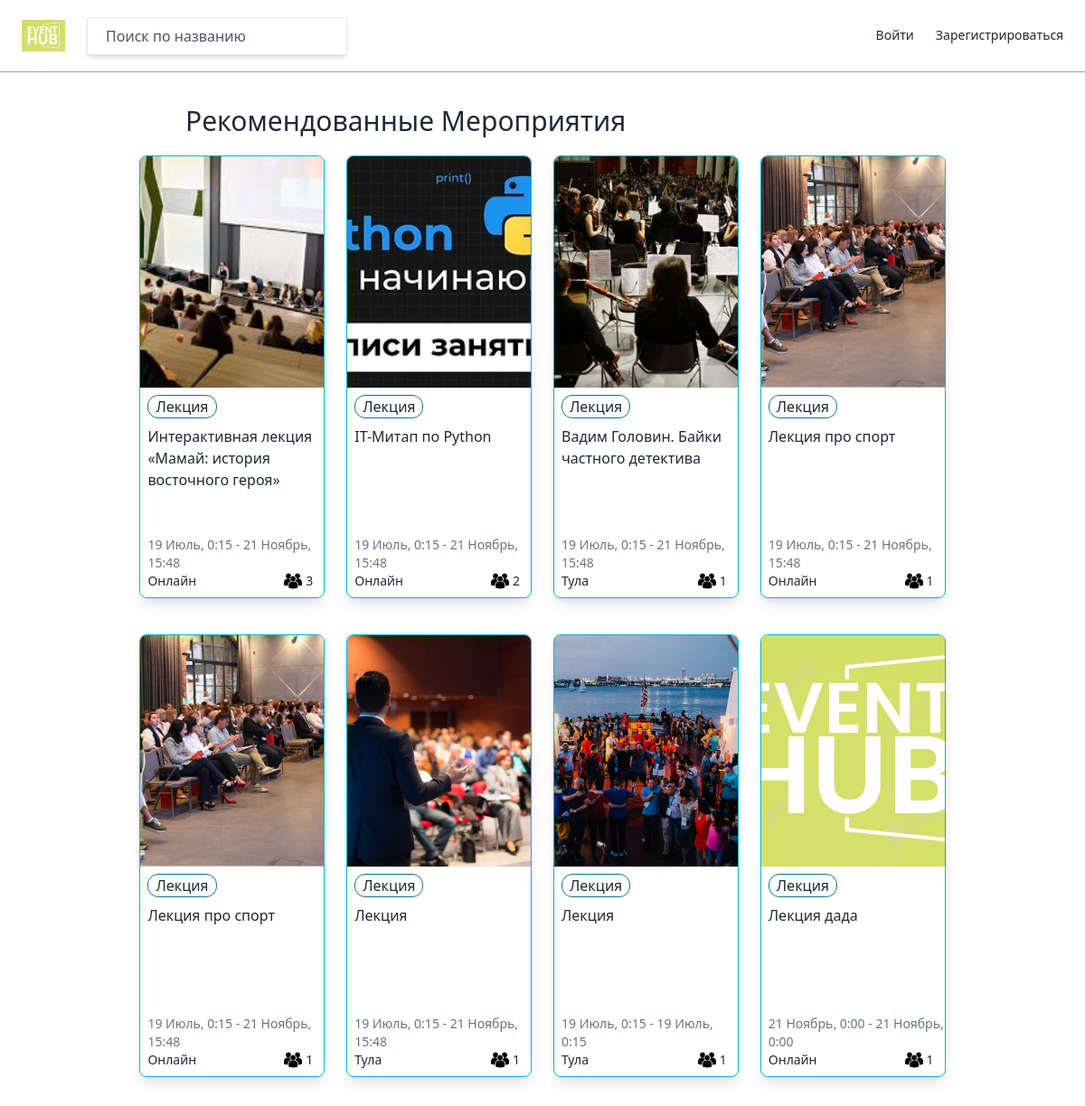
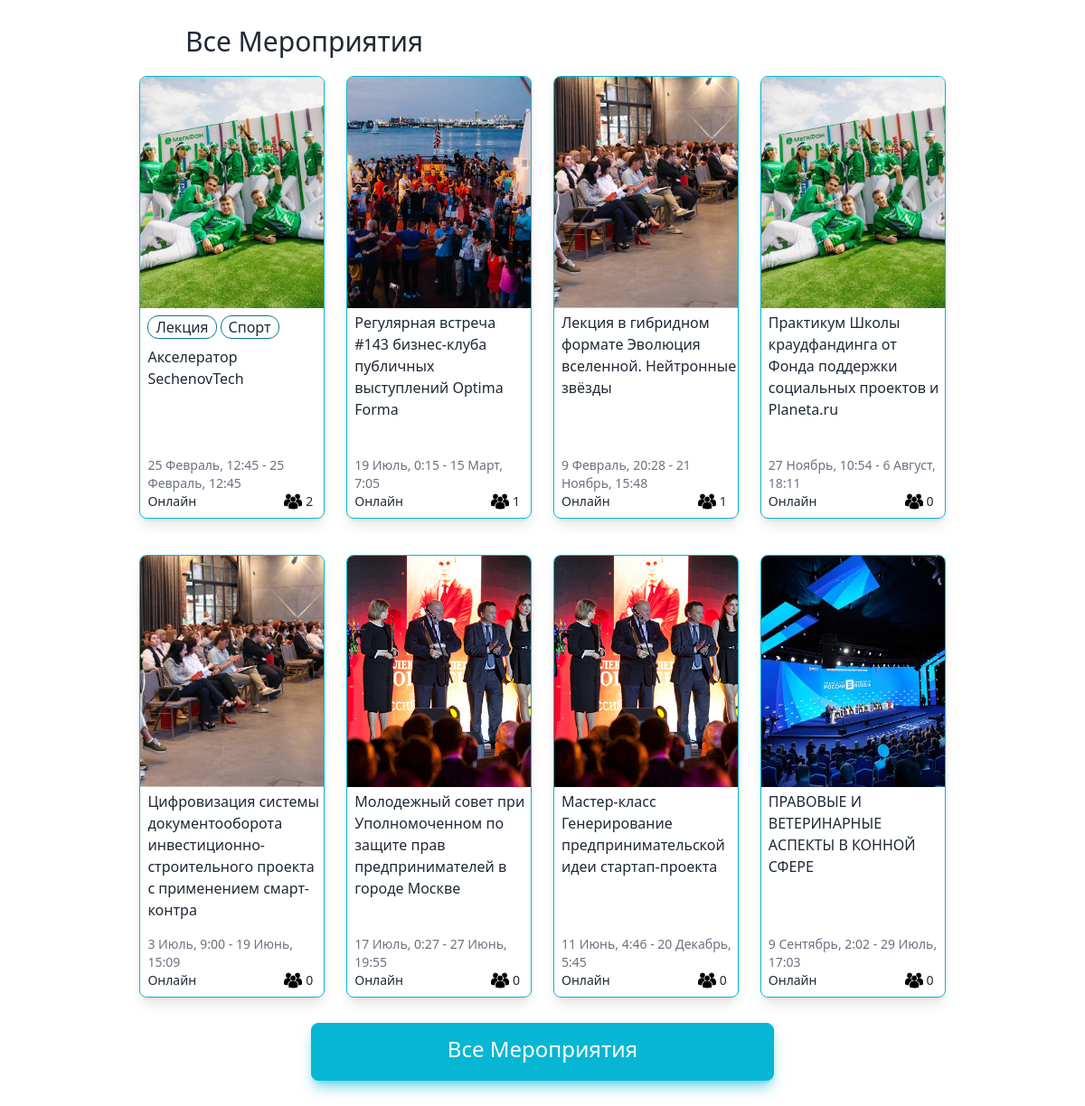
The page / on the database its author committed (2 pictures, top to bottom).
### events/models.py (models this page shows, shortened)
class Event(core_models.TimeStampedModel):
    class Meta:
        verbose_name = 'Мероприятие'
        verbose_name_plural = 'Мероприятия'
    title = models.CharField(max_length=100, verbose_name="название")
    description = models.TextField(blank=True, null=True, verbose_name="описание")
    online = models.BooleanField(default=True, verbose_name="онлайн")
    city = models.CharField(max_length=60, null=True, verbose_name="город")
    street = models.CharField(blank=True, null=True, max_length=100, verbose_name="улица")
    time_start = models.DateTimeField(verbose_name="время начала")
    time_end = models.DateTimeField(blank=True, null=True, verbose_name="время конца")
    tags = models.ManyToManyField("Tag", related_name="events", blank=True, verbose_name="теги")
    participants = models.ManyToManyField(
        User, related_name="events", blank=True, verbose_name="участники")
    preview = models.ImageField(upload_to="event_photo", blank=True, null=True, verbose_name="превью")
    host = models.ForeignKey(User, on_delete=models.CASCADE, null=True, verbose_name="организатор")

class Tag(core_models.TimeStampedModel):
    class Meta:
        verbose_name = 'Тег'
        verbose_name_plural = 'Теги'
    title = models.CharField(max_length=30, verbose_name="название")

### core/views.py (the view)
# urls.py: path('', views.BaseView.as_view(), name="home"),
class BaseView(View):
    def get(self, request: Request):
        avatar = None
        try:
            user = user_models.User.objects.get(id=request.user.pk)
            avatar = user.avatar.url
        except Exception as e:
            pass
        rec = svd.SvdRec(request.user.pk)
        events_main = event_models.Event.objects.all()[:8]
        context = {
            "user_avatar": avatar,
            "events": events_main,
            "users_count": user_models.User.objects.count(),
            "events_count": event_models.Event.objects.count(),
            "rating_events": rec.get_recommendation_qs(),
        }
        return render(request, "main.html", context=context)

### templates/main.html (shortened to what this page needs)
{% extends 'base.html' %}
{% load static %}
{% block content %}
    <div class="container mx-auto pb-10">
        <div style="margin-left: 117px">
            <p class="text-3xl py-5">Рекомендованные Мероприятия</p>
        </div>
        <div class="flex flex-wrap justify-center">
            {% for rec_event in rating_events %}
                {% include 'mixins/event/event_card.html' with event=rec_event %}
            {% endfor %}
        </div>
        <div style="margin-left: 117px">
            <p class="text-3xl py-5">Все Мероприятия</p>
        </div>
        <div>
            <div class="flex flex-wrap justify-center">
                {% for event in events %}
                    {% include 'mixins/event/event_card.html' with event=event %}
                {% endfor %}
            </div>
        </div>
        <a href="{% url 'events:list' %}" class="">
            <div class="text-center -mt-3 border border-cyan-500 rounded-lg w-1/2 h-16 mx-auto bg-cyan-500 shadow-lg shadow-cyan-500/50 ">
                <p class="text-2xl mt-3 text-white">Все Мероприятия</p>
            </div>
        </a>
    </div>
{% endblock %}

### templates/mixins/event/event_card.html
{% load static %}
<div style="height: 490px" class="w-1/5 overflow-hidden mb-10 mx-3 rounded-lg border border-cyan-500 shadow-lg">
    <div>
        <a href="{% url 'events:detail' event.pk %}">
            {% if event.preview %}
            <div class="w-full h-64 bg-center bg-cover" style="background-image: url({{ event.preview.url }})"></div>
            {% endif %}
        </a>
    </div>
    <div style="height: 14rem" class="ml-2 mb-2 flex flex-col">
        <div class="flex flex-wrap">
            {% for tag in event.tags.all %}
            <div class="border border-cyan-700 rounded-xl mt-2 mb-1 px-2 mr-1">
                {{tag.title}}
            </div>
            {% endfor %}
        </div>
        <div>
        <h4 class="block mt-1">
            {{ event.title }}
        </h4>
        </div>
        <div style="" class="mt-auto text-sm">
            <div class="text-gray-500">
                {{event.time_start|date:"j F, G:i"}} - {{event.time_end|date:"j F, G:i"}}
            </div>
            <div class="flex flex-row">
                {% if event.online %}
                    Онлайн
                {% else %}
                    <span>
                        {{event.city}}
                    </span>
                {% endif %}
                <img class="w-5 h-5 ml-auto" src="{% static 'ppl.png' %}" alt=""/>
                <span class="ml-1 mr-3">
                    {{ event.participants.count }}
                </span>
            </div>
        </div>
    </div>
</div>

### rows shown on the page
Event: preview (picture), title "Интерактивная лекция «Мамай: история восточного героя»", time_start "19 Июль, 0:15", time_end "21 Ноябрь, 15:48", online "Онлайн", participants.count "3"
Tag: title "Лекция"
Event: preview (picture), title "IT-Митап по Python", time_start "19 Июль, 0:15", time_end "21 Ноябрь, 15:48", online "Онлайн", participants.count "2"
Event: preview (picture), title "Вадим Головин. Байки частного детектива", time_start "19 Июль, 0:15", time_end "21 Ноябрь, 15:48", city "Тула", participants.count "1"
Event: preview (picture), title "Лекция про спорт", time_start "19 Июль, 0:15", time_end "21 Ноябрь, 15:48", online "Онлайн", participants.count "1"
Event: preview (picture), title "Лекция про спорт", time_start "19 Июль, 0:15", time_end "21 Ноябрь, 15:48", online "Онлайн", participants.count "1"
Event: preview (picture), title "Лекция", time_start "19 Июль, 0:15", time_end "21 Ноябрь, 15:48", city "Тула", participants.count "1"
Event: preview (picture), title "Лекция", time_start "19 Июль, 0:15", time_end "19 Июль, 0:15", city "Тула", participants.count "1"
Event: preview (picture), title "Лекция дада", time_start "21 Ноябрь, 0:00", time_end "21 Ноябрь, 0:00", online "Онлайн", participants.count "1"
Event: preview (picture), title "Акселератор SechenovTech", time_start "25 Февраль, 12:45", time_end "25 Февраль, 12:45", online "Онлайн", participants.count "2"
Tag: title "Спорт"
Event: preview (picture), title "Регулярная встреча #143 бизнес-клуба публичных выступлений Optima Forma", time_start "19 Июль, 0:15", time_end "15 Март, 7:05", online "Онлайн", participants.count "1"
Event: preview (picture), title "Лекция в гибридном формате Эволюция вселенной. Нейтронные звёзды", time_start "9 Февраль, 20:28", time_end "21 Ноябрь, 15:48", online "Онлайн", participants.count "1"
Event: preview (picture), title "Практикум Школы краудфандинга от Фонда поддержки социальных проектов и Planeta.ru", time_start "27 Ноябрь, 10:54", time_end "6 Август, 18:11", online "Онлайн", participants.count "0"
Event: preview (picture), title "Цифровизация системы документооборота инвестиционно-строительного проекта с применением смарт-контра", time_start "3 Июль, 9:00", time_end "19 Июнь, 15:09", online "Онлайн", participants.count "0"
Event: preview (picture), title "Молодежный совет при Уполномоченном по защите прав предпринимателей в городе Москве", time_start "17 Июль, 0:27", time_end "27 Июнь, 19:55", online "Онлайн", participants.count "0"
Event: preview (picture), title "Мастер-класс Генерирование предпринимательской идеи стартап-проекта", time_start "11 Июнь, 4:46", time_end "20 Декабрь, 5:45", online "Онлайн", participants.count "0"
Event: preview (picture), title "ПРАВОВЫЕ И ВЕТЕРИНАРНЫЕ АСПЕКТЫ В КОННОЙ СФЕРЕ", time_start "9 Сентябрь, 2:02", time_end "29 Июль, 17:03", online "Онлайн", participants.count "0"
